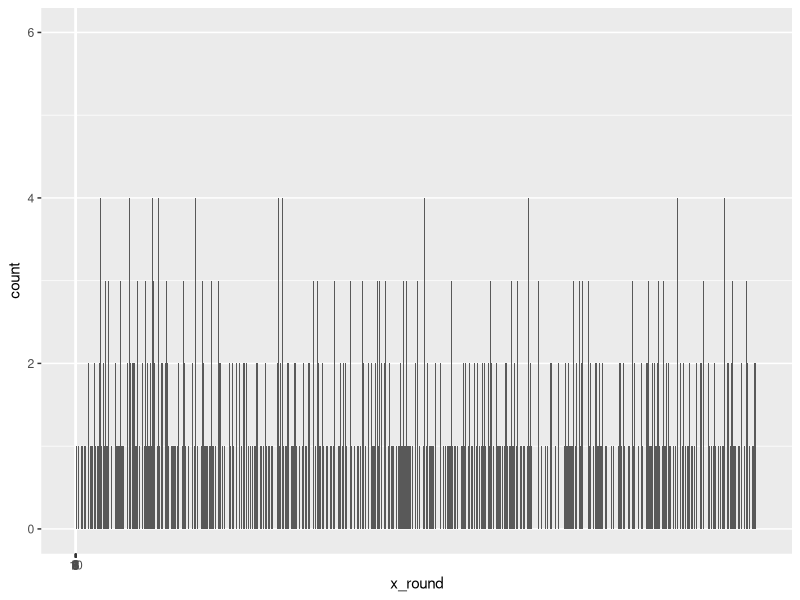
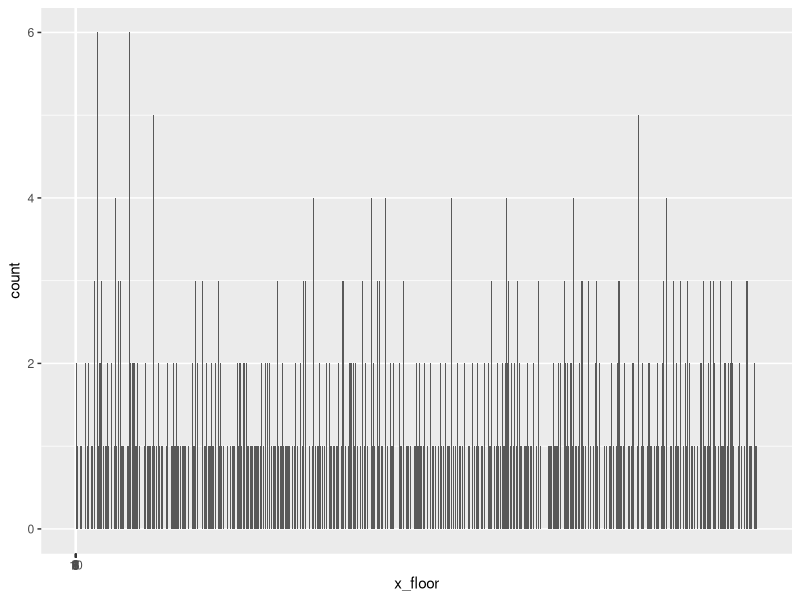

The R source for these figures, in order: (Note: this script raises an error after producing the figures.)
library(ggplot2)

x <- runif(n=10000, min=0, max=10000)
x_round <- round(x)
ggplot() + geom_bar(aes(x_round)) + scale_x_continuous(breaks=0:10)

x_floor <- floor(x)
ggplot() + geom_bar(aes(x_floor)) + scale_x_continuous(breaks=0:10)

library(dplyr)
starwars <- as_tibble(starwars)
?starwars
table(starwars$eye_color)
starwars %>% count(eye_color == "orange")

table(starwars$homeworld)
starwars %>% 
  filter(species == "human") %>%
  summarize(mean(height, na.rm=T)) %>%
  arrange(desc(height))
?arrange

starwars %>%
  group_by(homeworld) %>%
  filter(species == "Human") %>%
  arrange(desc(height)) %>%
  summarize(mean(height)) 

# Q10
a <- starwars %>%
  filter(!is.na(gender)) %>%
  group_by(homeworld) %>%
  summarize(mean(gender == "feminine"))
table(a)

# Q 8
starwars %>% 
  mutate(BMI = mass/(height/100)^2)  %>%
  top_n(1, BMI)
?arrange